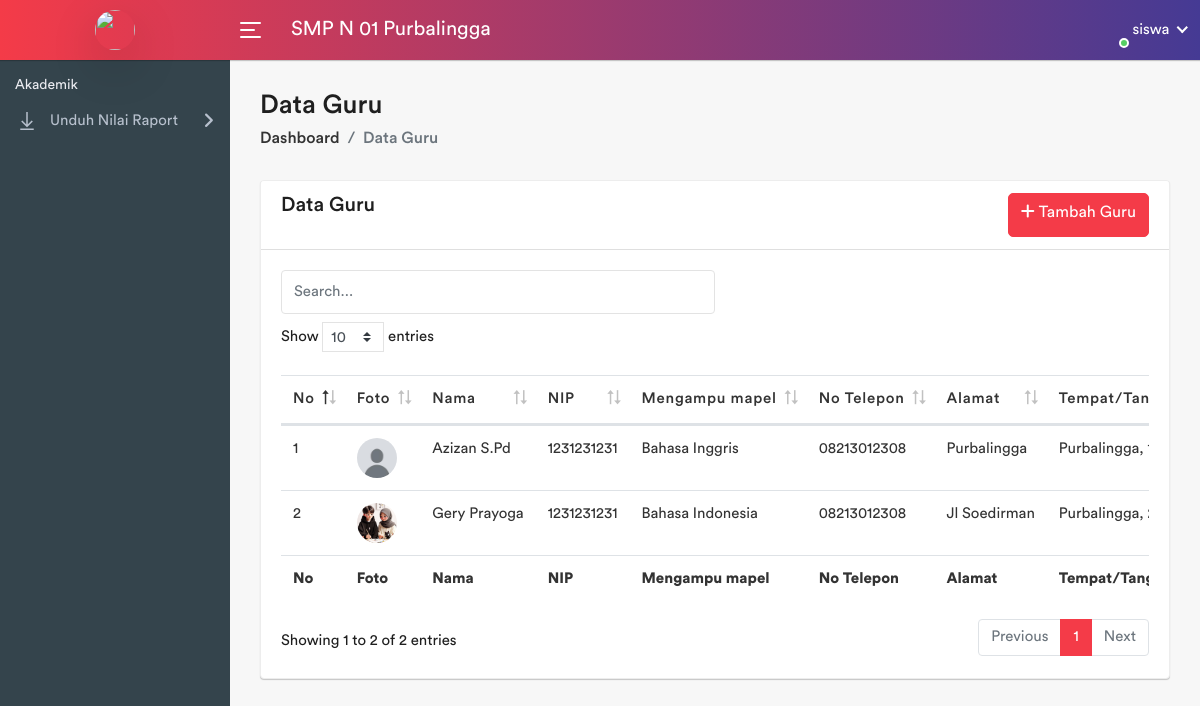
The page /pages/guru/index.php (signed in) on the database its author committed.
### tables this page shows
CREATE TABLE `sekolah` (
  `sekolah_id` int(11) NOT NULL,
  `nama_sekolah` varchar(100) NOT NULL,
  `npsn` varchar(10) NOT NULL,
  `jenjang` varchar(10) NOT NULL,
  `status` varchar(10) NOT NULL,
  `alamat_sekolah` varchar(255) DEFAULT NULL,
  `tahun_berdiri` int(11) DEFAULT NULL,
  `akreditasi` varchar(10) DEFAULT NULL,
  `kepala_sekolah` varchar(100) DEFAULT NULL,
  `telepon_sekolah` varchar(15) DEFAULT NULL,
  `email_sekolah` varchar(50) DEFAULT NULL,
  `website_sekolah` varchar(100) DEFAULT NULL,
  `gambar` varchar(255) NOT NULL
);

CREATE TABLE `guru` (
  `guru_id` int(11) NOT NULL,
  `nama_guru` varchar(100) NOT NULL,
  `nip` varchar(10) NOT NULL,
  `jk` enum('L','P') DEFAULT NULL,
  `notelp` varchar(15) DEFAULT NULL,
  `alamat` varchar(255) DEFAULT NULL,
  `tempat_lahir` varchar(100) NOT NULL,
  `tanggal_lahir` date DEFAULT NULL,
  `mapel_id` int(11) DEFAULT NULL,
  `foto` varchar(255) NOT NULL
);

CREATE TABLE `mata_pelajaran` (
  `mapel_id` int(11) NOT NULL,
  `nama_mapel` varchar(50) NOT NULL
);

### pages/guru/index.php (the view, shortened to what this page needs)
<?php
    require_once "../template/header.php";
    require_once "../template/sidebar.php";
?>
<div class="page-wrapper">
    <div class="content container-fluid">
        <div class="page-header">
            <div class="row">
                <div class="col-sm-12">
                    <h3 class="page-title">Data Guru</h3>
                    <ul class="breadcrumb">
                        <li class="breadcrumb-item"><a href="index.html">Dashboard</a></li>
                        <li class="breadcrumb-item active">Data Guru</li>
                    </ul>
                </div>
            </div>
        </div>
        <div class="row">
            <div class="col-sm-12">
                <div class="card flex-fill">
                    <div class="card-header d-flex justify-content-between">
                        <h5 class="card-title">Data Guru</h5>
                        <a class="btn btn-primary" href="input-guru.php"><i class="fa fa-plus"></i> Tambah
                            Guru</a>
                    </div>
                    <div class="card-body">
                        <input type="text" id="searchInput" placeholder="Search..." class="form-control col-6 mb-2">
                        <div class="table-responsive">
                            <table class="datatable table table-stripped mb-0">
                                <div class="table-responsive">
                                    <thead>
                                        <tr>
                                            <th>No</th>
                                            <th>Foto</th>
                                            <th>Nama</th>
                                            <th>NIP</th>
                                            <th>Mengampu mapel</th>
                                            <th>No Telepon</th>
                                            <th>Alamat</th>
                                            <th>Tempat/Tanggal Lahir</th>
                                        </tr>
                                    </thead>
                                    <tfoot>
                                        <tr>
                                            <th>No</th>
                                            <th>Foto</th>
                                            <th>Nama</th>
                                            <th>NIP</th>
                                            <th>Mengampu mapel</th>
                                            <th>No Telepon</th>
                                            <th>Alamat</th>
                                            <th>Tempat/Tanggal Lahir</th>
                                        </tr>
                                    </tfoot>
                                    <tbody>
                                        <?php
                                        $query = "SELECT *
                                                    FROM guru
                                                    JOIN mata_pelajaran ON guru.mapel_id = mata_pelajaran.mapel_id;";
                                        $result = mysqli_query($koneksi, $query);
                                        $no = 1;
                                        while ($row = mysqli_fetch_assoc($result)) {
                                        ?>
                                        <tr>
                                            <td><?= $no ?></td>
                                            <td><img src="<?= $row['foto'] ?>" alt="Foto Guru" width="40px"
                                                    class="rounded-circle"></td>
                                            <td><?= $row['nama_guru'] ?></td>
                                            <td><?= $row['nip'] ?></td>
                                            <td><?= $row['nama_mapel'] ?></td>
                                            <td><?= $row['notelp'] ?></td>
                                            <td><?= $row['alamat'] ?></td>
                                            <td><?= $row['tempat_lahir'] ?>, <?= $row['tanggal_lahir'] ?></td>
                                            <?php
                                            $no++;
                                        }
                                        ?>
                                    </tbody>
                                </div>
                            </table>
                        </div>
                    </div>
                </div>
            </div>
        </div>
    </div>
</div>
<?php
    require_once '../template/footer.php';

### pages/template/sidebar-siswa.php (shortened to what this page needs)
<body>
    <div class="main-wrapper">
        <div class="header">
            <div class="header-left">
                <a href="../../<?=$_SESSION['mainurl']?>" class="logo">
                    <img src="<?=$_SESSION['foto']?>" width="40" height="40" alt="" class="rounded-circle shadow-lg">
                </a>
            </div>
            <a id="toggle_btn" href="javascript:void(0);">
                <span class="bar-icon">
                    <span></span>
                    <span></span>
                    <span></span>
                </span>
            </a>
            <?php
        $query = "SELECT nama_sekolah FROM sekolah";
        $result = mysqli_query($koneksi, $query);
        $data = mysqli_fetch_assoc($result);
        ?>
            <div class="page-title-box">
                <h3><?=$data['nama_sekolah']?></h3>
            </div>
            <ul class="nav user-menu">
                <li class="nav-item dropdown has-arrow main-drop">
                    <a href="#" class="dropdown-toggle nav-link" data-toggle="dropdown">
                        <span class="user-img"><img src="<?=$_SESSION['foto']?>" alt="">
                            <span class="status online"></span>
                        </span>
                        <span><?=$_SESSION['role']?></span>
                    </a>
                </li>
            </ul>
        </div>
        <div class="sidebar" id="sidebar">
            <div class="sidebar-inner slimscroll">
                <div id="sidebar-menu" class="sidebar-menu">
                    <ul>
                        <li class="menu-title">
                            <span>Akademik</span>
                        </li>
                        <li class="submenu">
                            <a href="#"><i class="la la-download"></i> <span> Unduh Nilai Raport</span> <span
                                    class="menu-arrow"></span></a>
                        </li>
                    </ul>
                </div>
            </div>
        </div>

### rows shown on the page
sekolah: nama_sekolah "SMP N 01 Purbalingga"
guru: foto (placeholder picture), nama_guru "Azizan S.Pd", nip "1231231231", mapel.nama_mapel "Bahasa Inggris", notelp "08213012308", alamat "Purbalingga", tempat_lahir "Purbalingga"
guru: foto (picture), nama_guru "Gery Prayoga", nip "1231231231", mapel.nama_mapel "Bahasa Indonesia", notelp "08213012308", alamat "Jl Soedirman", tempat_lahir "Purbalingga"

### other values the page prints
$_SESSION['role'] "siswa"
